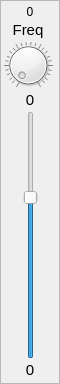
<?xml version="1.0" encoding="UTF-8"?>
<ui version="4.0">
 <class>CEqualizerFrame</class>
 <widget class="QFrame" name="CEqualizerFrame">
  <property name="geometry">
   <rect>
    <x>0</x>
    <y>0</y>
    <width>60</width>
    <height>384</height>
   </rect>
  </property>
  <property name="minimumSize">
   <size>
    <width>60</width>
    <height>0</height>
   </size>
  </property>
  <property name="maximumSize">
   <size>
    <width>60</width>
    <height>16777215</height>
   </size>
  </property>
  <property name="windowTitle">
   <string>Frame</string>
  </property>
  <property name="frameShape">
   <enum>QFrame::StyledPanel</enum>
  </property>
  <property name="frameShadow">
   <enum>QFrame::Raised</enum>
  </property>
  <layout class="QVBoxLayout" name="verticalLayout">
   <property name="spacing">
    <number>2</number>
   </property>
   <property name="leftMargin">
    <number>2</number>
   </property>
   <property name="topMargin">
    <number>4</number>
   </property>
   <property name="rightMargin">
    <number>2</number>
   </property>
   <property name="bottomMargin">
    <number>4</number>
   </property>
   <item>
    <widget class="QLabel" name="IndexLabel">
     <property name="text">
      <string>0</string>
     </property>
     <property name="alignment">
      <set>Qt::AlignCenter</set>
     </property>
    </widget>
   </item>
   <item>
    <widget class="QLabel" name="FreqLabel">
     <property name="maximumSize">
      <size>
       <width>50</width>
       <height>16777215</height>
      </size>
     </property>
     <property name="font">
      <font>
       <pointsize>11</pointsize>
      </font>
     </property>
     <property name="text">
      <string>Freq</string>
     </property>
     <property name="alignment">
      <set>Qt::AlignCenter</set>
     </property>
    </widget>
   </item>
   <item>
    <widget class="QSynthKnob" name="dial">
     <property name="maximumSize">
      <size>
       <width>50</width>
       <height>48</height>
      </size>
     </property>
     <property name="notchesVisible">
      <bool>true</bool>
     </property>
    </widget>
   </item>
   <item>
    <widget class="QLabel" name="ValueLabel">
     <property name="font">
      <font>
       <pointsize>11</pointsize>
      </font>
     </property>
     <property name="text">
      <string>0</string>
     </property>
     <property name="alignment">
      <set>Qt::AlignCenter</set>
     </property>
    </widget>
   </item>
   <item>
    <layout class="QHBoxLayout" name="horizontalLayout">
     <property name="spacing">
      <number>0</number>
     </property>
     <property name="leftMargin">
      <number>0</number>
     </property>
     <property name="topMargin">
      <number>0</number>
     </property>
     <property name="rightMargin">
      <number>0</number>
     </property>
     <property name="bottomMargin">
      <number>0</number>
     </property>
     <item>
      <widget class="CdBScale" name="dBScale"/>
     </item>
     <item>
      <widget class="QSynthSlider" name="VolSlider">
       <property name="minimum">
        <number>0</number>
       </property>
       <property name="maximum">
        <number>150</number>
       </property>
       <property name="value">
        <number>99</number>
       </property>
       <property name="orientation">
        <enum>Qt::Vertical</enum>
       </property>
      </widget>
     </item>
     <item>
      <widget class="CPeakControl" name="Peak"/>
     </item>
    </layout>
   </item>
   <item>
    <widget class="QLabel" name="VolLabel">
     <property name="font">
      <font>
       <pointsize>11</pointsize>
      </font>
     </property>
     <property name="text">
      <string>0</string>
     </property>
     <property name="alignment">
      <set>Qt::AlignCenter</set>
     </property>
    </widget>
   </item>
  </layout>
 </widget>
 <customwidgets>
  <customwidget>
   <class>QSynthKnob</class>
   <extends>QDial</extends>
   <header>qsynthknob.h</header>
  </customwidget>
  <customwidget>
   <class>QSynthSlider</class>
   <extends>QSlider</extends>
   <header>qsynthslider.h</header>
  </customwidget>
  <customwidget>
   <class>CPeakControl</class>
   <extends>QFrame</extends>
   <header>cpeakcontrol.h</header>
   <container>1</container>
  </customwidget>
  <customwidget>
   <class>CdBScale</class>
   <extends>QFrame</extends>
   <header>cdbscale.h</header>
   <container>1</container>
  </customwidget>
 </customwidgets>
 <resources/>
 <connections/>
</ui>
